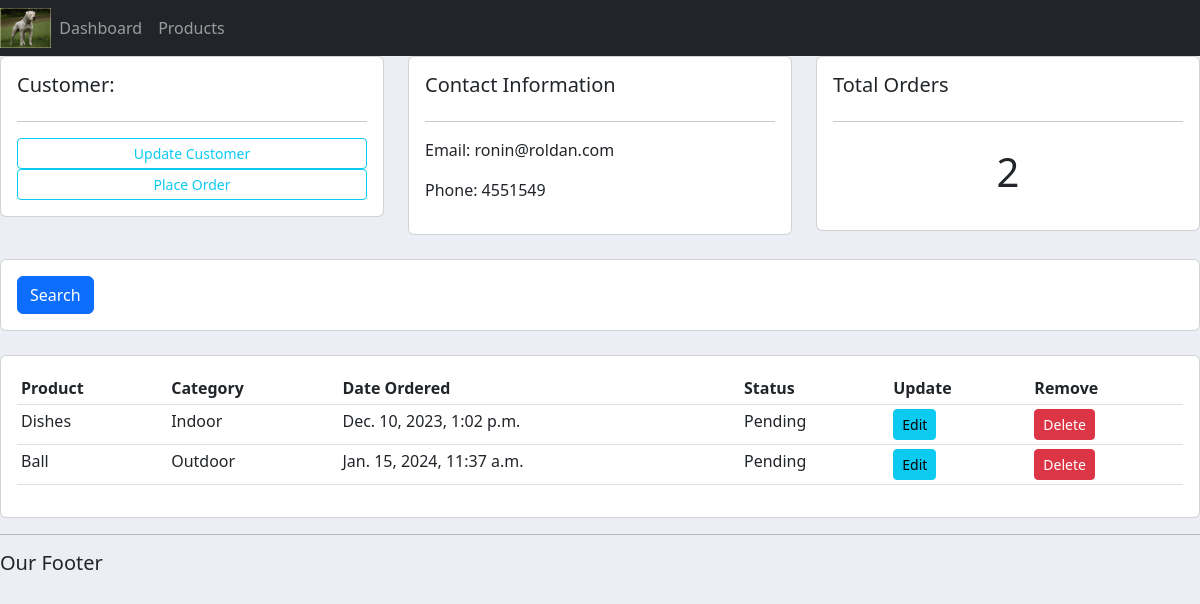
The app's page /customer/2/ with its own data.
### accounts/models.py (models this page shows, shortened)
class Customer(models.Model):
    name = models.CharField(max_length=50, null=True) #null=True essentially makes it OK to not set a default value
    phone = models.CharField(max_length=30, null=True)
    email = models.CharField(max_length=50, null=True)
    date_created = models.DateTimeField(auto_now_add=True)

class Order(models.Model):
    STATUS = (
                ('Pending', 'Pending'),
                ('Out for delivery', 'Out for delivery'),
                ('Delivered', 'Delivered')
    )
    customer = models.ForeignKey(Customer, null=True, on_delete=models.SET_NULL)
    product = models.ForeignKey(Product, null=True, on_delete=models.SET_NULL)
    date_created = models.DateTimeField(auto_now_add=True)
    status = models.CharField(max_length=50, null=True, choices=STATUS)

class Product(models.Model):
    CATEGORY = (
                    ('Indoor', 'Indoor'),
                    ('Outdoor', 'Outdoor'),
    )
    name = models.CharField(max_length=50, null=True)
    price = models.FloatField(null=True)
    category = models.CharField(max_length=200, null=True, choices=CATEGORY)
    description = models.CharField(max_length=200, null=True, blank=True)
    date_created = models.DateTimeField(auto_now_add=True)
    tags = models.ManyToManyField(Tag)
    def __str__(self):
        return self.name

### accounts/views.py (the view)
# urls.py: path('customer/<str:pk>/', views.customer, name='customer'),
def customer(request, pk):
    customer = Customer.objects.get(id=pk) #to get the specific Customer via Primar Key (pk)
    total_order = customer.order_set.all().count()
    orders = customer.order_set.all()
    context = {'customer' : customer,
               'total_order' : total_order,
               'orders' : orders,
               }
    return render(request, 'accounts/customer.html', context)

### accounts/templates/accounts/customer.html (shortened to what this page needs)
{% extends 'accounts/main.html' %}
{% block content %}
<div class="row">
    <div class="col-md">
        <div class="card card-body">
            <h5>Customer:</h5>
            <hr>
            <a class="btn btn-outline-info  btn-sm btn-block" href="">Update Customer</a>
            <a class="btn btn-outline-info  btn-sm btn-block" href="#">Place Order</a>
        </div>
    </div>
    <div class="col-md">
        <div class="card card-body">
            <h5>Contact Information</h5>
            <hr>
            <p>Email: {{customer.email}} </p>
            <p>Phone: {{customer.phone}}</p>
        </div>
    </div>
    <div class="col-md">
        <div class="card card-body">
            <h5>Total Orders</h5>
            <hr>
            <h1 style="text-align: center;padding: 10px">{{total_order}}</h1>
        </div>
    </div>
</div>
<br>
<div class="row">
    <div class="col">
        <div class="card card-body">
            <form method="get">
                <button class="btn btn-primary" type="submit">Search</button>
            </form>
        </div>
    </div>
</div>
<br>
<div class="row">
    <div class="col-md">
        <div class="card card-body">
            <table class="table table-sm">
                <tr>
                    <th>Product</th>
                    <th>Category</th>
                    <th>Date Ordered</th>
                    <th>Status</th>
                    <th>Update</th>
                    <th>Remove</th>
                </tr>
                {% for order in orders  %}
                <tr>
                    <td>{{order.product}}</td>
                    <td>{{order.product.category}}</td>
                    <td>{{order.date_created}}</td>
                    <td>{{order.status}}</td>
                    <td><a href="{% url 'update_order' order.id %}" class="btn btn-sm btn-info">Edit</a></td>
                    <td><a href="{% url 'delete_order' order.id %}" class="btn btn-sm btn-danger">Delete</a></td>
                </tr>
                {% endfor %}
            </table>
        </div>
    </div>
</div>
{% endblock  %}

### static/css/main.css (style rules this page uses)
body { background-color: #ebeff5; }

### records on screen
Customer: email "ronin@roldan.com", phone "4551549"
Order: product "Dishes", product.category "Indoor", date_created "Dec. 10, 2023, 1:02 p.m.", status "Pending"
Order: product "Ball", product.category "Outdoor", date_created "Jan. 15, 2024, 11:37 a.m.", status "Pending"

### other values on screen
{{ total_order }} "2"
